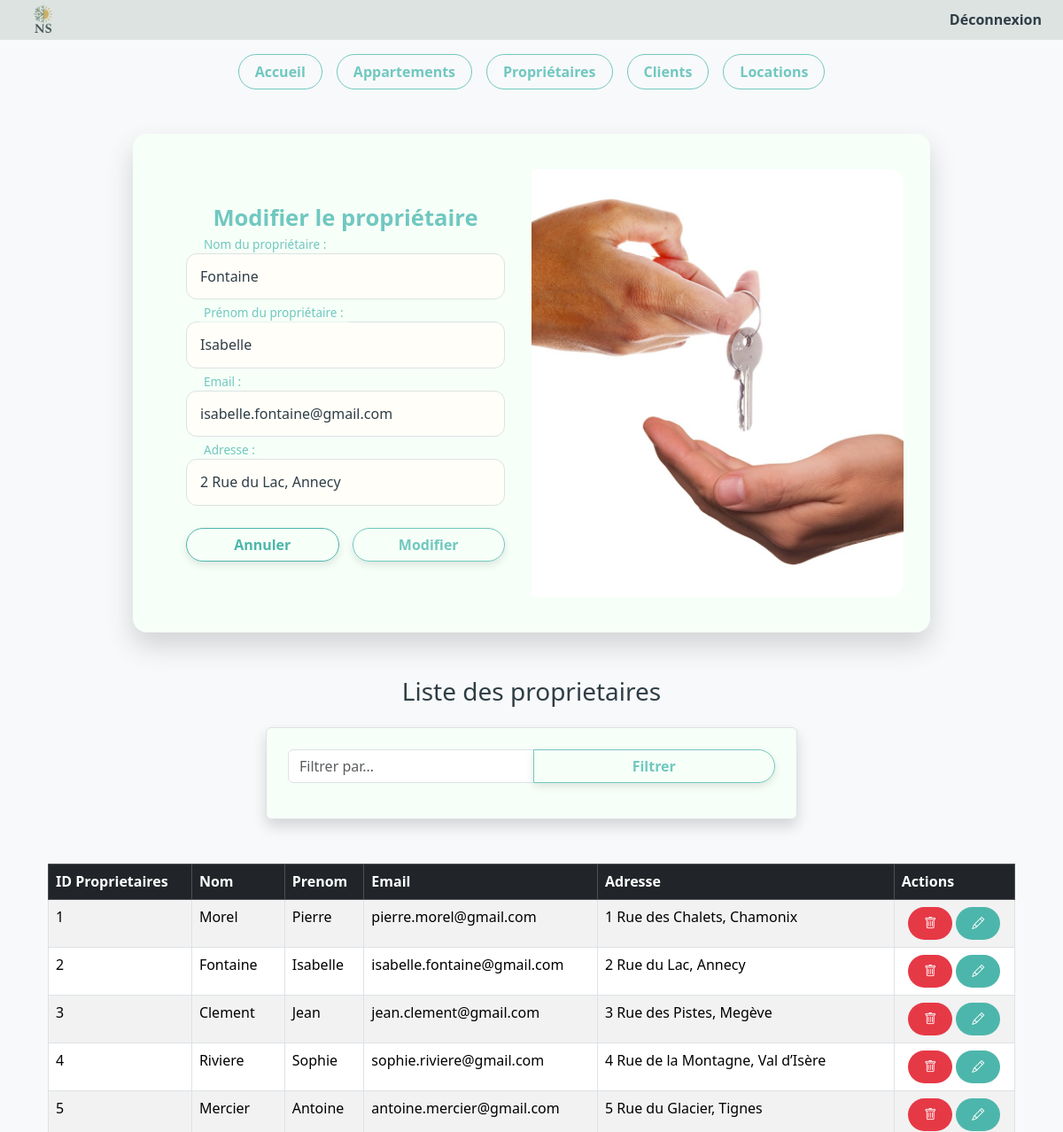
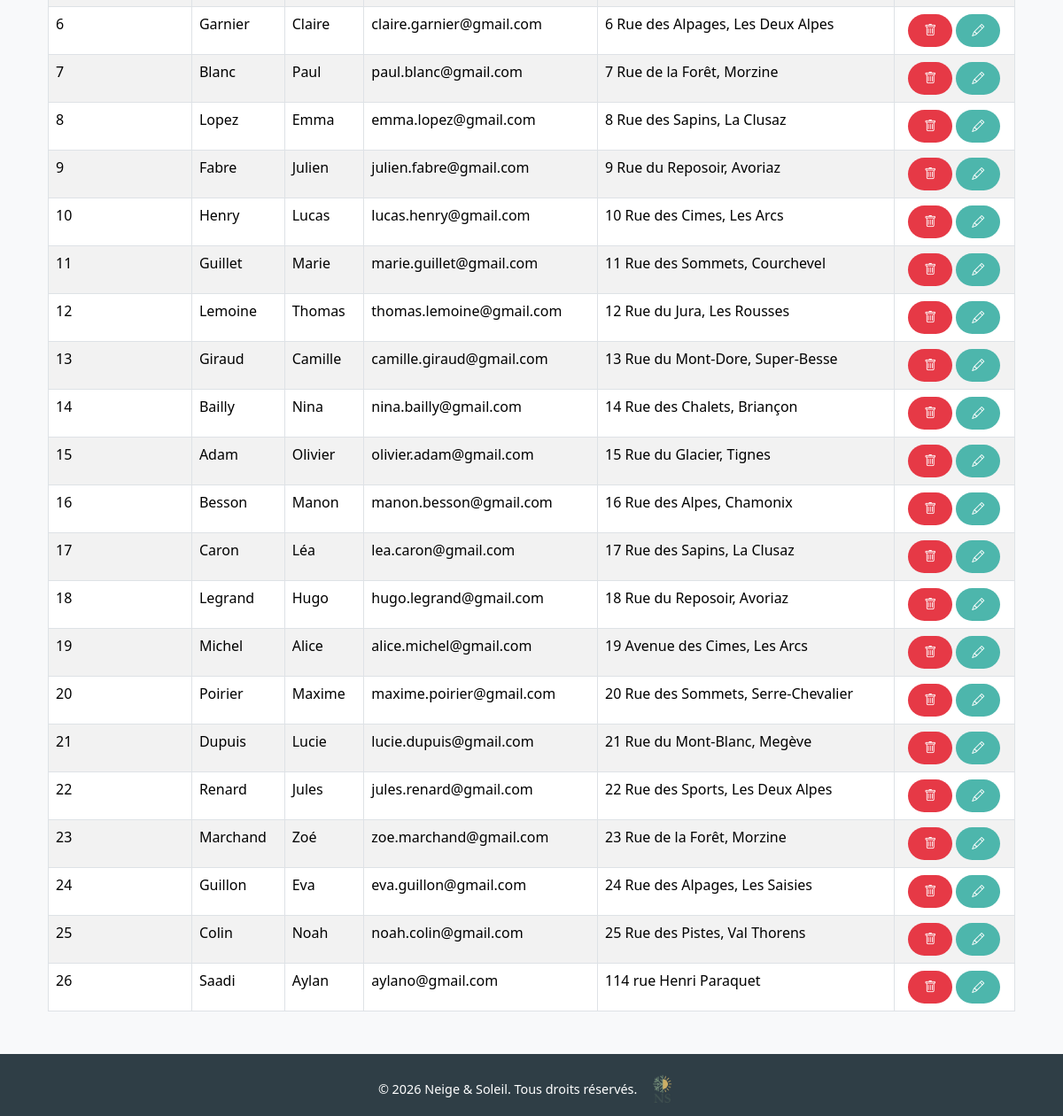
Screenshot of /index.php?page=3&action=edit&idproprio=2 (signed in) with the database file from the repository (2 pictures, top to bottom).
### tables this page shows
CREATE TABLE proprietaire (
  idproprio INT NOT NULL AUTO_INCREMENT,
  nom VARCHAR(50) NOT NULL,
  prenom VARCHAR(50) NOT NULL,
  email VARCHAR(50) NOT NULL,
  adresse TEXT NOT NULL,
  PRIMARY KEY (idproprio),
  UNIQUE KEY email (email)
);

### controleur/gestion_proprietaire.php (called while the page is built, shortened)
<?php
	$Proprietaire = null;
		if (isset($_GET['action']) && isset($_GET['idproprio'])){
			$action = $_GET['action'];
			$idproprio = (int)$_GET['idproprio'];
			switch ($action){
				case "edit":
					$Proprietaire = $unControleur->selectWhere_proprietaire($idproprio);
					break;
			}
		}
	$proprietaires = $unControleur->selectAll_proprietaires();
	require_once ("vue/vue_insert_Proprietaire.php");
	if(isset($_POST['Filtrer'])){
		$filtre = $_POST['filtre'];
		$lesProprietaires = $unControleur->selectLike_Proprietaire($filtre);
	}else {
		$lesProprietaires = $unControleur->selectAll_Proprietaires();
	}
	require_once("vue/vue_select_proprietaire.php");
?>

### modele/modele.class.php (called while the page is built, shortened)
<?php
class Modele {
    private $unPdo;
    public function __construct() {
        $url = "mysql:host=localhost;dbname=ns";
        $user = "root";
        $mdp = "";
        try {
            $this->unPdo = new PDO($url, $user, $mdp);
            $this->unPdo->setAttribute(PDO::ATTR_ERRMODE, PDO::ERRMODE_EXCEPTION);
        } catch (PDOException $exp) {
            echo "Erreur de Connexion à " . $url . "<br>";
            echo $exp->getMessage();
            exit();
        }
    }
    public function selectAll_proprietaires() {
        $requete = "SELECT * FROM proprietaire";
        $exec = $this->unPdo->prepare($requete);
        $exec->execute();
        return $exec->fetchAll();
    }
    public function selectWhere_proprietaire($idproprio) {
        $requete = "SELECT * FROM proprietaire WHERE idproprio = :idproprio";
        $exec = $this->unPdo->prepare($requete);
        $exec->execute([":idproprio" => $idproprio]);
        return $exec->fetch();
    }
}
?>

### controleur/controleur.class.php (called while the page is built, shortened)
<?php
require_once("modele/modele.class.php");
class Controleur
{
    private $unModele;
    public function __construct()
    {
        $this->unModele = new Modele();
    }
    public function selectAll_proprietaires()
    {
        return $this->unModele->selectAll_proprietaires();
    }
    public function selectWhere_proprietaire($idproprietaire)
    {
        return $this->unModele->selectWhere_Proprietaire($idproprietaire);
    }
}

### vue/vue_select_proprietaire.php (the view)
<h3 class="text-center mb-4">Liste des proprietaires</h3>
<form method="post" class="container mt-3 p-4 border rounded shadow" style="max-width: 600px;">
    <div class="input-group mb-3">
        <input type="text" name="filtre" class="form-control" placeholder="Filtrer par...">
        <button type="submit" name="Filtrer" class="btn btn-primary">Filtrer</button>
    </div>
</form>
<div class="container mt-3">
    <table class="table table-striped table-bordered">
        <thead class="table-dark">
            <tr>
                <th>ID Proprietaires</th>
                <th>Nom</th>
                <th>Prenom</th>
                <th>Email</th>
                <th>Adresse</th>
                <th>Actions</th>
            </tr>
        </thead>
        <tbody>
            <?php
            if (isset($lesProprietaires)){
                foreach($lesProprietaires as $unProprietaire){
                    echo "<tr>";
                    echo "<td>".$unProprietaire['idproprio']."</td>";
                    echo "<td>".$unProprietaire['nom']."</td>";
                    echo "<td>".$unProprietaire['prenom']."</td>";
                    echo "<td>".$unProprietaire['email']."</td>";
                    echo "<td>".$unProprietaire['adresse']."</td>";
                    echo "<td>";
                    echo "<a href='index.php?page=3&action=sup&idproprio=".$unProprietaire['idproprio']."'
                           onclick=\"return confirm('Voulez-vous vraiment supprimer cet Proprietaire ?');\"
                           class='btn btn-danger btn-sm me-1'>
                           <i class='bi bi-trash'></i>
                          </a>";
                    echo "<a href='index.php?page=3&action=edit&idproprio=".$unProprietaire['idproprio']."'
                           class='btn btn-warning btn-sm'>
                           <i class='bi bi-pencil'></i>
                          </a>";
                    echo "</td>";
                    echo "</tr>";
                }
            }
            ?>
        </tbody>
    </table>
</div>

### vue/vue_insert_proprietaire.php (shortened to what this page needs)
<div class="container">
    <form method="post" class="form-with-image">
        <div class="form-fields">
            <h3 class="text-center mb-4">
                <?= ($Proprietaire == null) ? "Ajout d'un propriétaire" : "Modifier le propriétaire" ?>
            </h3>
            <div class="form-group">
                <input type="text" id="nom" name="nom" placeholder=" "
                    value="<?= ($Proprietaire == null) ? '' : htmlspecialchars($Proprietaire['nom']) ?>" required>
                <label for="nom">Nom du propriétaire :</label>
            </div>
            <div class="form-group">
                <input type="text" id="prenom" name="prenom" placeholder=" "
                    value="<?= ($Proprietaire == null) ? '' : htmlspecialchars($Proprietaire['prenom']) ?>" required>
                <label for="prenom">Prénom du propriétaire :</label>
            </div>
            <div class="form-group">
                <input type="email" id="email" name="email" placeholder=" "
                    value="<?= ($Proprietaire == null) ? '' : htmlspecialchars($Proprietaire['email']) ?>" required>
                <label for="email">Email :</label>
            </div>
            <div class="form-group">
                <input type="text" id="adresse" name="adresse" placeholder=" "
                    value="<?= ($Proprietaire == null) ? '' : htmlspecialchars($Proprietaire['adresse']) ?>" required>
                <label for="adresse">Adresse :</label>
            </div>
            <div class="d-flex">
                <button type="reset" class="btn btn-secondary">Annuler</button>
                <button type="submit"
                    <?= ($Proprietaire == null) ? 'name="Valider"' : 'name="Modifier"' ?>
                    class="btn btn-primary">
                    <?= ($Proprietaire == null) ? 'Valider' : 'Modifier' ?>
                </button>
            </div>
        </div>
        <div class="form-image">
            <img src="images/design/proprietaire-.jpg" alt="Ajout propriétaire">
        </div>
    </form>
</div>

### styles/style.css (style rules this page uses)
:root { --color-dark: #2F3E46; --color-neutral: #DCE3E1; --color-accent: #70C8C0; --color-secondary: #4DB6AC; --color-bg: #F6FFF8; --color-highlight: #A3D9D0; --color-error: #E63946; }
*, *::after, *::before { box-sizing: border-box; }
body, html { height: 100%; margin: 0; padding: 0; font-family: 'Segoe UI', Tahoma, Geneva, Verdana, sans-serif; line-height: 1.4; color: var(--color-dark); background-color: var(--color-bg); }
.btn, .home-btn, .btn-dashboard, form .btn, .home-contact-form button { display: inline-block; font-weight: 600; border-radius: 50px; text-align: center; cursor: pointer; transition: all 0.3s ease; text-decoration: none; padding: 8px 18px; }
.btn, .home-btn, .btn-dashboard, form .btn-primary { background-color: transparent; color: var(--color-accent); border: 1px solid var(--color-accent); }
form .btn { flex: 1; padding: 6px 10px; box-shadow: 0 4px 10px rgba(0, 0, 0, 0.1); }
form .btn-secondary { color: var(--color-secondary); border: 1px solid var(--color-secondary); }
.btn-danger { background-color: var(--color-error); border: none; color: #fff; }
.btn-warning { background-color: var(--color-secondary); border: none; color: #fff; }
form { background: var(--color-bg); padding: 40px 30px; border-radius: 2rem; box-shadow: 0 15px 30px rgba(54,59,72,0.2); margin: 50px auto; max-width: 700px; width: 100%; }
form h2, form h3 { text-align: center; margin-bottom: 20px; color: var(--color-accent); font-weight: 600; font-size: 1.6rem; }
.form-group { position: relative; margin-bottom: 25px; }
.form-group input, .form-group select, .form-group textarea, .home-contact-form input, .home-contact-form textarea { width: 100%; padding: 14px 45px 14px 15px; border: 1px solid var(--color-neutral); border-radius: 12px; background-color: #fffef9; color: var(--color-dark); font-size: 1rem; transition: all 0.3s ease; }
.form-group label { position: absolute; left: 45px; top: 50%; transform: translateY(-50%); color: var(--color-secondary); font-size: 1rem; pointer-events: none; transition: all 0.3s ease; }
.form-group input:focus + label, .form-group input:not(:placeholder-shown) + label, .form-group textarea:focus + label, .form-group textarea:not(:placeholder-shown) + label, .form-group select:focus + label, .form-group select:not([value=""]) + label { top: -10px; left: 15px; font-size: 0.85rem; color: var(--color-accent); background: var(--color-bg); padding: 0 5px; }
form .d-flex, .home-form-row { display: flex; gap: 15px; justify-content: space-between; }
.form-with-image { display: flex; flex-direction: row; overflow: hidden; border-radius: 16px; max-width: 900px; margin: 50px auto; }
.form-with-image .form-fields { flex: 1; padding: 40px 30px; display: flex; flex-direction: column; justify-content: center; }
.form-with-image .form-image { flex-shrink: 0; width: 50%; min-width: 200px; }
.form-with-image .form-image img { width: 100%; height: 100%; object-fit: cover; border-top-right-radius: 16px; border-bottom-right-radius: 16px; }
img, .btn-dashboard, form .btn { max-width: 100%; height: auto; box-sizing: border-box; }
table td:last-child { white-space: nowrap !important; text-align: center; vertical-align: middle; }
table td a.btn { display: inline-flex; align-items: center; justify-content: center; vertical-align: middle; margin-right: 6px; }
table td a.btn:last-child { margin-right: 0; }

### rows the page displays
proprietaire: nom "Fontaine", prenom "Isabelle", email "isabelle.fontaine@gmail.com", adresse "2 Rue du Lac, Annecy", idproprio "2"
proprietaire: idproprio "1", nom "Morel", prenom "Pierre", email "pierre.morel@gmail.com", adresse "1 Rue des Chalets, Chamonix"
proprietaire: idproprio "3", nom "Clement", prenom "Jean", email "jean.clement@gmail.com", adresse "3 Rue des Pistes, Megève"
proprietaire: idproprio "4", nom "Riviere", prenom "Sophie", email "sophie.riviere@gmail.com", adresse "4 Rue de la Montagne, Val d’Isère"
proprietaire: idproprio "5", nom "Mercier", prenom "Antoine", email "antoine.mercier@gmail.com", adresse "5 Rue du Glacier, Tignes"
proprietaire: idproprio "6", nom "Garnier", prenom "Claire", email "claire.garnier@gmail.com", adresse "6 Rue des Alpages, Les Deux Alpes"
proprietaire: idproprio "7", nom "Blanc", prenom "Paul", email "paul.blanc@gmail.com", adresse "7 Rue de la Forêt, Morzine"
proprietaire: idproprio "8", nom "Lopez", prenom "Emma", email "emma.lopez@gmail.com", adresse "8 Rue des Sapins, La Clusaz"
proprietaire: idproprio "9", nom "Fabre", prenom "Julien", email "julien.fabre@gmail.com", adresse "9 Rue du Reposoir, Avoriaz"
proprietaire: idproprio "10", nom "Henry", prenom "Lucas", email "lucas.henry@gmail.com", adresse "10 Rue des Cimes, Les Arcs"
proprietaire: idproprio "11", nom "Guillet", prenom "Marie", email "marie.guillet@gmail.com", adresse "11 Rue des Sommets, Courchevel"
proprietaire: idproprio "12", nom "Lemoine", prenom "Thomas", email "thomas.lemoine@gmail.com", adresse "12 Rue du Jura, Les Rousses"
proprietaire: idproprio "13", nom "Giraud", prenom "Camille", email "camille.giraud@gmail.com", adresse "13 Rue du Mont-Dore, Super-Besse"
proprietaire: idproprio "14", nom "Bailly", prenom "Nina", email "nina.bailly@gmail.com", adresse "14 Rue des Chalets, Briançon"
proprietaire: idproprio "15", nom "Adam", prenom "Olivier", email "olivier.adam@gmail.com", adresse "15 Rue du Glacier, Tignes"
proprietaire: idproprio "16", nom "Besson", prenom "Manon", email "manon.besson@gmail.com", adresse "16 Rue des Alpes, Chamonix"
proprietaire: idproprio "17", nom "Caron", prenom "Léa", email "lea.caron@gmail.com", adresse "17 Rue des Sapins, La Clusaz"
proprietaire: idproprio "18", nom "Legrand", prenom "Hugo", email "hugo.legrand@gmail.com", adresse "18 Rue du Reposoir, Avoriaz"
proprietaire: idproprio "19", nom "Michel", prenom "Alice", email "alice.michel@gmail.com", adresse "19 Avenue des Cimes, Les Arcs"
proprietaire: idproprio "20", nom "Poirier", prenom "Maxime", email "maxime.poirier@gmail.com", adresse "20 Rue des Sommets, Serre-Chevalier"
proprietaire: idproprio "21", nom "Dupuis", prenom "Lucie", email "lucie.dupuis@gmail.com", adresse "21 Rue du Mont-Blanc, Megève"
proprietaire: idproprio "22", nom "Renard", prenom "Jules", email "jules.renard@gmail.com", adresse "22 Rue des Sports, Les Deux Alpes"
proprietaire: idproprio "23", nom "Marchand", prenom "Zoé", email "zoe.marchand@gmail.com", adresse "23 Rue de la Forêt, Morzine"
proprietaire: idproprio "24", nom "Guillon", prenom "Eva", email "eva.guillon@gmail.com", adresse "24 Rue des Alpages, Les Saisies"
proprietaire: idproprio "25", nom "Colin", prenom "Noah", email "noah.colin@gmail.com", adresse "25 Rue des Pistes, Val Thorens"
proprietaire: idproprio "26", nom "Saadi", prenom "Aylan", email "aylano@gmail.com", adresse "114 rue Henri Paraquet"
